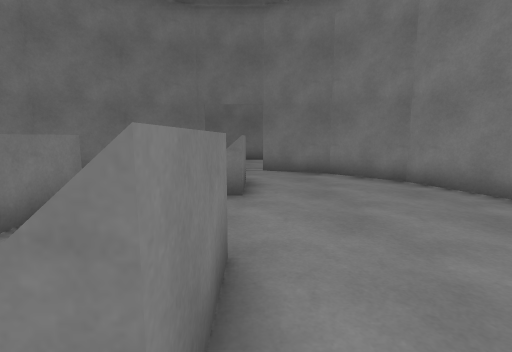
View 1 (above)

13 first-person views from a walk through a Unity game level. The camera is 1.2 m above the floor, tilts 8° down and sees 85° across. The floor is counted in squares, 1 m on a side. Each view is taken from the middle of a square. On the plan, view 1 faces up. The plan holds only what a view shows up to about 13 squares ahead; the rest is blank. The place goes on beyond the plan.

View 2
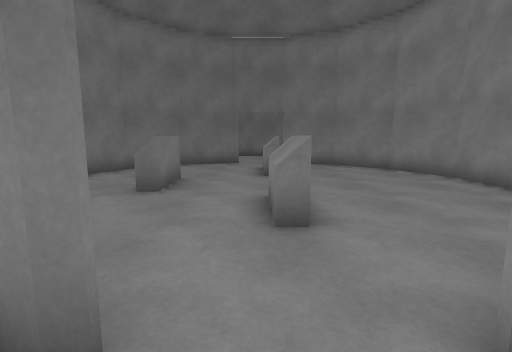

View 3
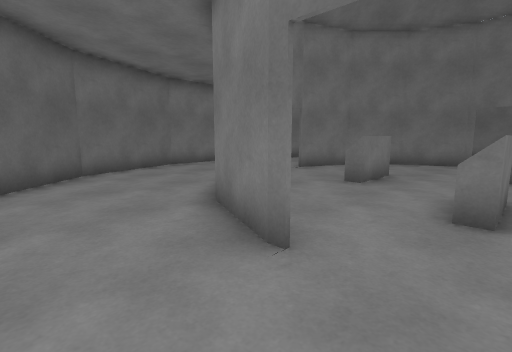

View 4
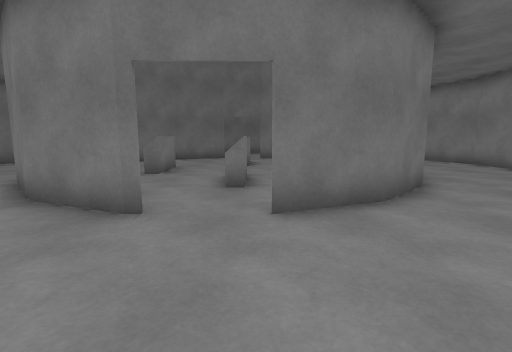

View 5
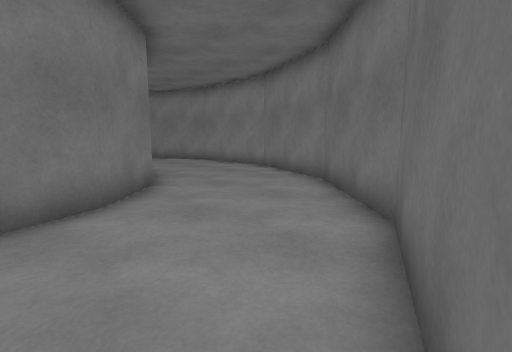

View 6
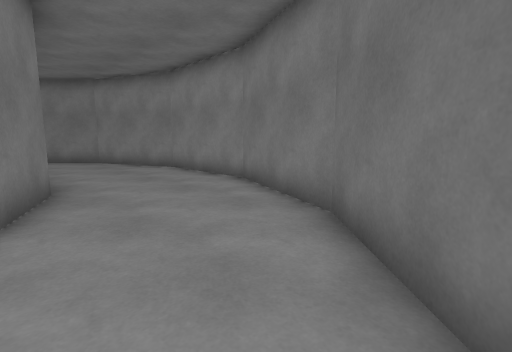

View 7
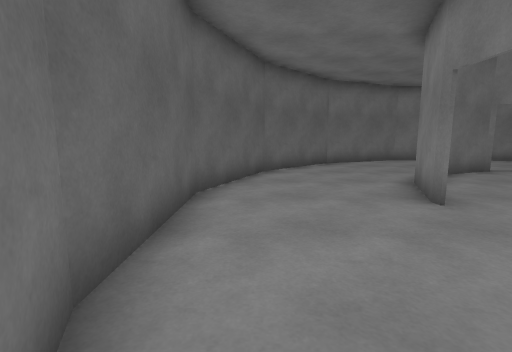

View 8
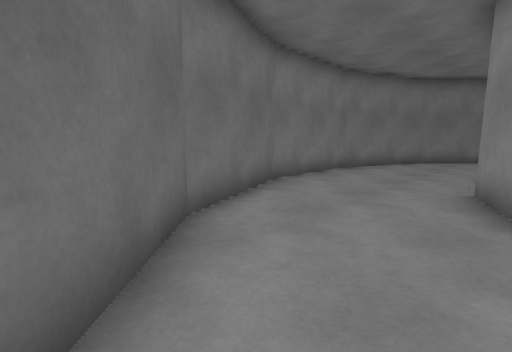

View 9
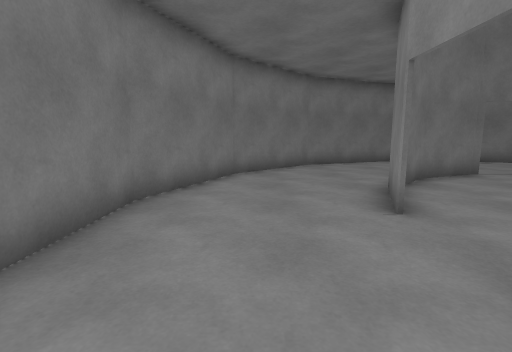

View 10
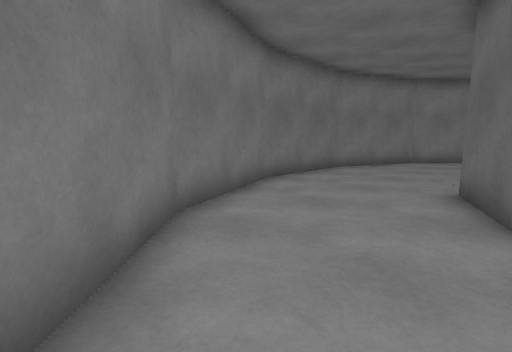

View 11
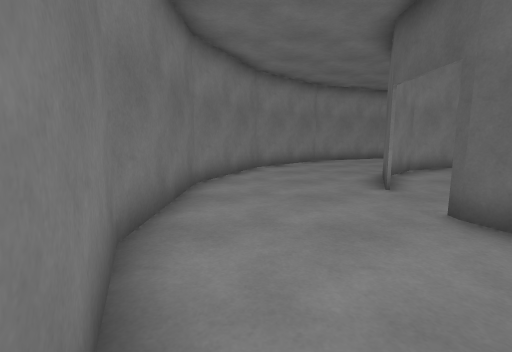

View 12
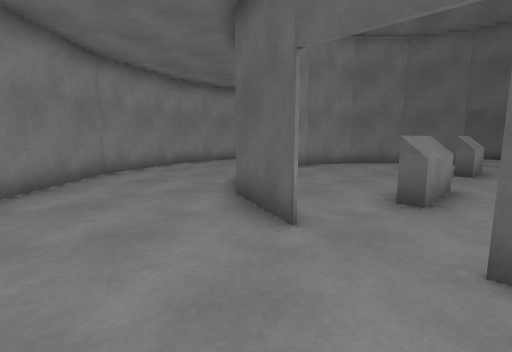

View 13
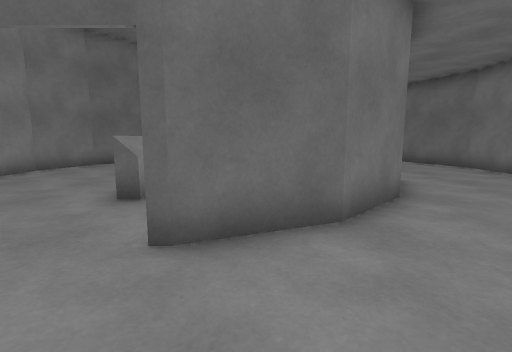

### Floor plan
Points are (right, up) in squares from view 1. A wall is a line through its corners. A room is listed if a view was taken in it or the views show most of it. See-through windows are left out.
Room 1 (view 1)
walls: (-0.7, 2.6) (-0.3, 2.6) (-0.3, 0.6) (-0.7, 0.6); (-0.2, 5.7) (-0.7, 5.7); (-3.2, 5) (-3.2, 3.1) (-3.8, 3.1); (-0.7, 7.7) (-0.2, 7.7); (-6.7, 3.1) (-5.9, 1.1); (0.2, -1.7) (2.4, -0.8) (4, 0.8) (4.9, 3) (4.9, 5.3) (4, 7.4) (2.4, 9.1) (0.2, 10); (-2, 10) (-4.2, 9.1) (-5.8, 7.4) (-6.7, 5.3)
low walls: (-0.7, 5.7) (-0.7, 7.7); (-0.7, 0.6) (-0.7, 2.6)
ways out: opening at (-7.5, 4.5) to room 2; opening at (-0.5, -1) to room 2; opening at (-0.5, 10) to room 2
Room 2 (views 2, 3, 4, 5, 6, 7, 8, 9, 10, 11, 12, 13)
walls: (-1.9, -1.8) (-4.2, -0.9) (-5.9, 0.8); (-3, -6.3) (1.2, -6.3) (5, -4.7) (8, -1.8) (9.5, 2.1) (9.5, 6.2) (8, 10) (5, 13) (1.2, 14.6) (-3, 14.6) (-6.8, 13) (-9.7, 10.1) (-11.3, 6.2) (-11.3, 2.1) (-9.7, -1.8) (-6.8, -4.7) (-3, -6.3); (-6.1, 1.4) (-6.8, 3.1); (5, 3) (4.1, 0.8) (2.5, -0.9) (0.2, -1.8); (-6.8, 5.2) (-5.9, 7.5) (-4.2, 9.1) (-2, 10.1); (0.3, 10) (2.5, 9.1)
ways out: opening at (-7.5, 4.5) to room 1; opening at (-0.5, -1) to room 1; opening at (-0.5, 10) to room 1

Positions as (right, up) in squares from view 1, and headings:
1: (0, 0), facing up
2: (-1, -3), facing up
3: (0, -4), facing up-left
4: (0, -6), facing up
5: (1, -6), facing up-right
6: (4, -4), facing up-right
7: (3, -5), facing left
8: (-6, -4), facing up-left
9: (-9, 1), facing up
10: (-9, 9), facing up-right
11: (-6, 13), facing right
12: (-2, 13), facing down-right
13: (-3, 13), facing down
